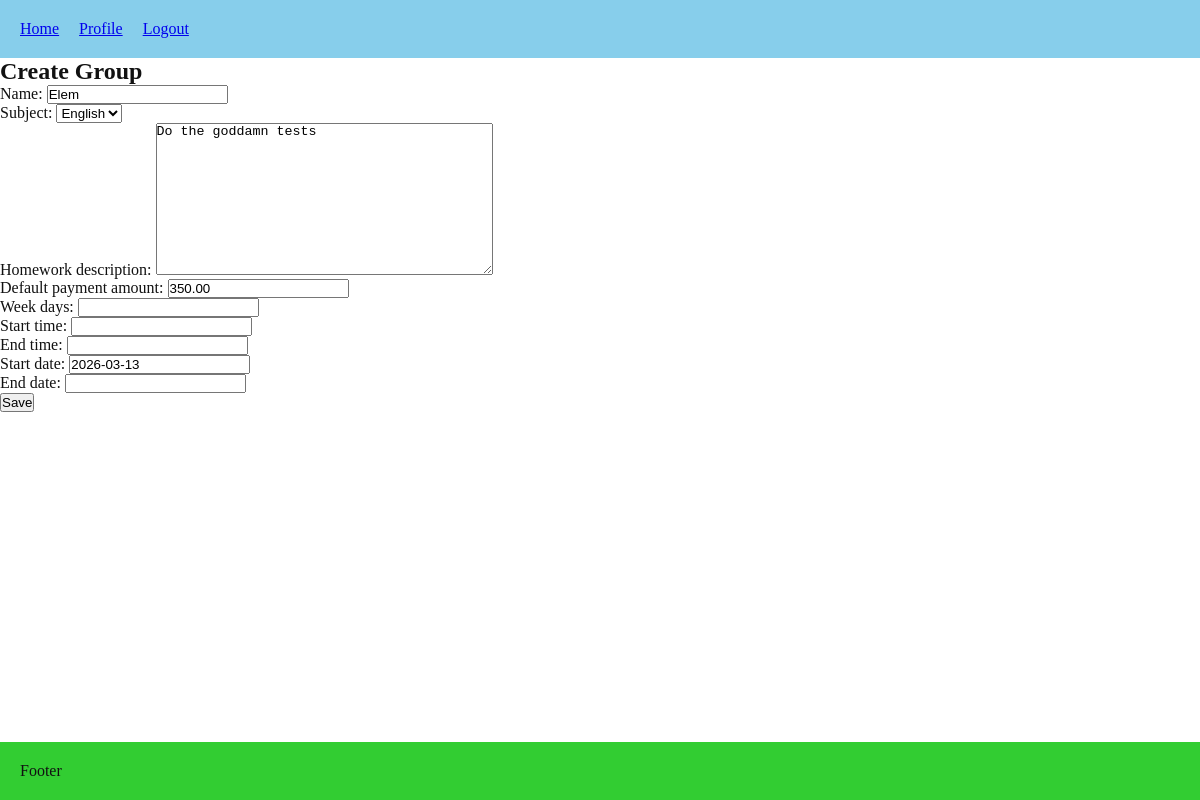
The app's page /lessons/groups/7/edit/ (signed in) with its own data.
### lessons/models.py (models this page shows, shortened)
class Group(models.Model):
    name = models.CharField(max_length=100, unique=True)
    subject = models.ForeignKey(Subject, on_delete=models.RESTRICT, related_name="groups")
    teacher = models.ForeignKey(User, on_delete=models.CASCADE, limit_choices_to={"role": "TEACHER"}, related_name="teaching_groups")
    homework_description = models.TextField(blank=True, null=True)
    homework_updated_at = models.DateTimeField(blank=True, null=True)
    default_payment_amount = models.DecimalField(max_digits=10, decimal_places=2, blank=True, null=True)
    week_days = models.CharField(max_length=50, blank=True, null=True)
    start_time = models.TimeField(blank=True, null=True)
    end_time = models.TimeField(blank=True, null=True)
    start_date = models.DateField(default=date.today)
    end_date = models.DateField(blank=True, null=True)

class Subject(models.Model):
    name = models.CharField(max_length=100, unique=True)
    def __str__(self):
        return self.name

### lessons/views.py (the view)
# urls.py: path("groups/<int:pk>/edit/", views.group_edit, name="group_edit"),
@login_required
def group_edit(request, pk):
    if request.user.role == "STUDENT":
        return HttpResponseForbidden("Students cannot edit groups.")
    group = get_object_or_404(Group, pk=pk)
    if request.user.role == "TEACHER" and group.teacher_id != request.user.id:
        return HttpResponseForbidden("Teachers can only edit their own groups.")
    if request.method == "POST":
        form = GroupForm(request.POST, instance=group, current_user=request.user)
        if form.is_valid():
            form.save()
            return redirect("lessons:group_detail", pk=group.pk)
    else:
        form = GroupForm(instance=group, current_user=request.user)
    return render(request, "lessons/group_form.html", {"form": form})

### lessons/forms.py
class GroupForm(forms.ModelForm):
    class Meta:
        model = Group
        fields = [
            "name", "subject", "teacher", "homework_description",
            "default_payment_amount", "week_days",
            "start_time", "end_time", "start_date", "end_date"
        ]
    def __init__(self, *args, **kwargs):
        current_user = kwargs.pop("current_user", None)
        super().__init__(*args, **kwargs)
        if current_user and current_user.role == "TEACHER":
            self.fields.pop("teacher", None)

### lessons/templates/lessons/group_form.html (shortened to what this page needs)
{% extends 'core/base.html' %}
{% block content %}
<h2>Create Group</h2>
<form method="post">
    {{ form.as_p }}
    <button type="submit">Save</button>
</form>
{%endblock%}

### core/static/core/style.css (style rules this page uses)
* { box-sizing: border-box; margin: 0; padding: 0; list-style: none; }
:root { font-size: 12; --theme-color: skyblue; --secondary-color: limegreen; }
.theme-light { --bg: #ffffff; --text: #111111; --surface: #f5f5f5; --border: #e0e0e0; }
body { background-color: var(--bg); color: var(--text); display: flex; flex-direction: column; min-height: 100vh; }

### records on screen
Group: name "Elem", subject "English", homework_description "Do the goddamn tests", default_payment_amount "350.00", start_date "2026-03-13"
